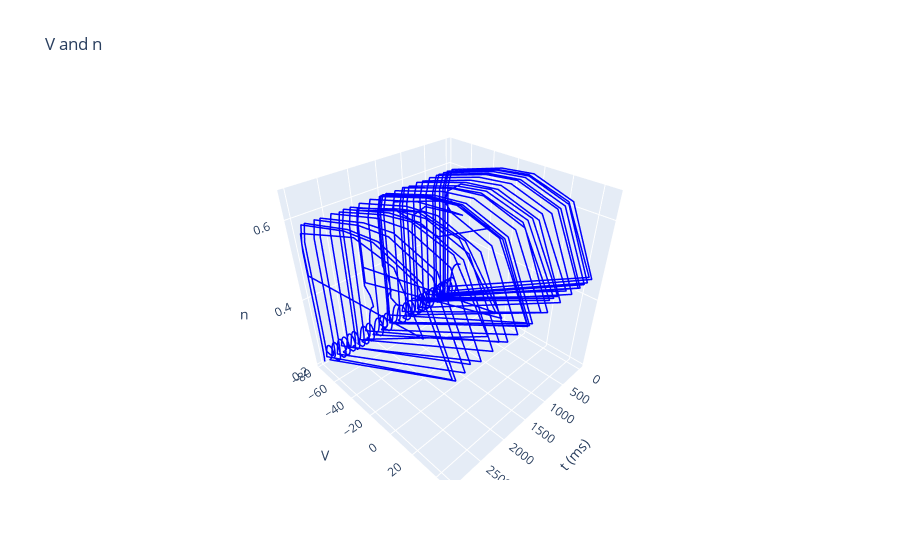
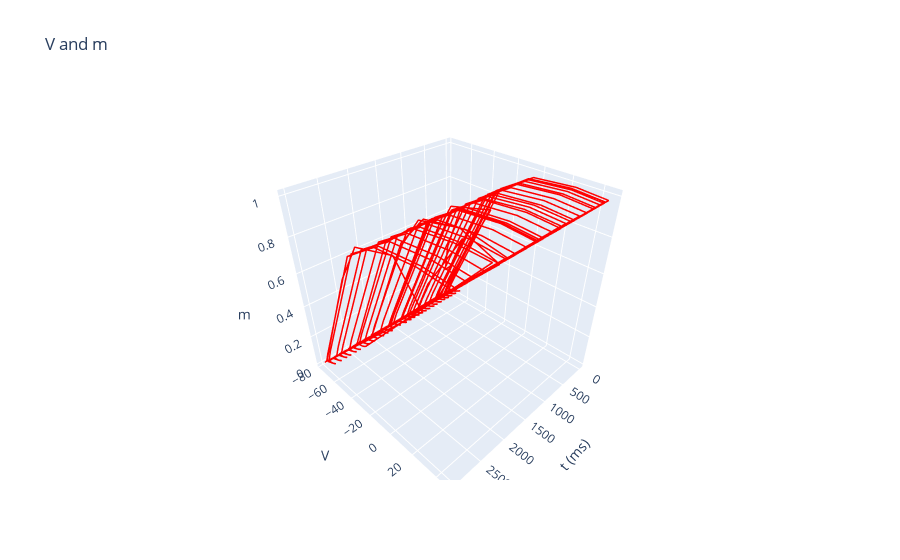
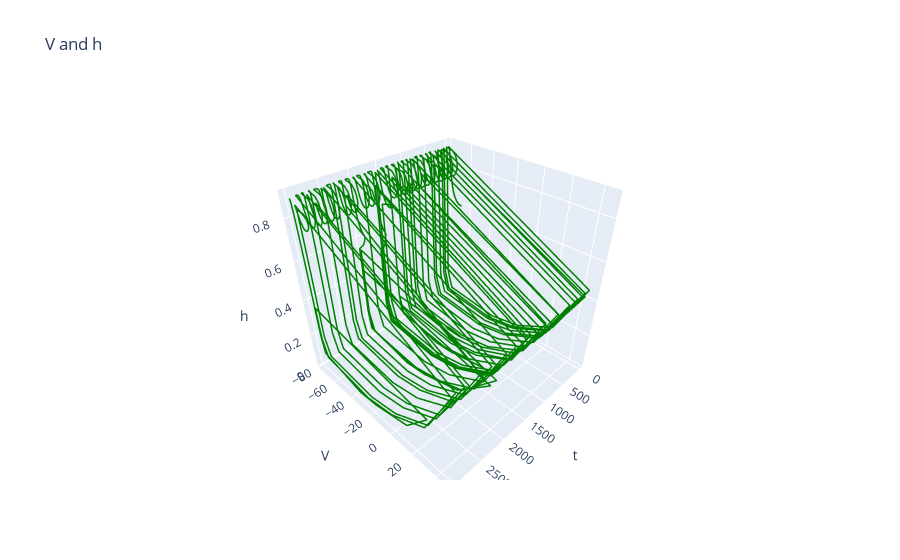

The code cell stored with these charts, in order, in its notebook:
### Code cell
model.plot_phases(0, 3000)

### Figure 1 — Plotly figure (JSON) as saved in the notebook; plotly's stock layout.template omitted (floating-point values rounded to 4 significant figures; data arrays with more than 128 entries replaced by an {"elided": "..."} marker saying what was removed)
{"data": [{"line": {"color": "blue", "width": 3}, "mode": "lines", "type": "scatter3d", "x": {"elided": "3000 int values"}, "y": {"elided": "3000 float values"}, "z": {"elided": "3000 float values"}}], "layout": {"scene": {"xaxis": {"title": {"text": "t (ms)"}}, "yaxis": {"title": {"text": "V"}}, "zaxis": {"title": {"text": "n"}}}, "title": {"text": "V and n"}}}

### Figure 2 — Plotly figure (JSON) as saved in the notebook; plotly's stock layout.template omitted (floating-point values rounded to 4 significant figures; data arrays with more than 128 entries replaced by an {"elided": "..."} marker saying what was removed)
{"data": [{"line": {"color": "red", "width": 3}, "mode": "lines", "type": "scatter3d", "x": {"elided": "3000 int values"}, "y": {"elided": "3000 float values"}, "z": {"elided": "3000 float values"}}], "layout": {"scene": {"xaxis": {"title": {"text": "t (ms)"}}, "yaxis": {"title": {"text": "V"}}, "zaxis": {"title": {"text": "m"}}}, "title": {"text": "V and m"}}}

### Figure 3 — Plotly figure (JSON) as saved in the notebook; plotly's stock layout.template omitted (floating-point values rounded to 4 significant figures; data arrays with more than 128 entries replaced by an {"elided": "..."} marker saying what was removed)
{"data": [{"line": {"color": "green", "width": 3}, "mode": "lines", "type": "scatter3d", "x": {"elided": "3000 int values"}, "y": {"elided": "3000 float values"}, "z": {"elided": "3000 float values"}}], "layout": {"scene": {"xaxis": {"title": {"text": "t"}}, "yaxis": {"title": {"text": "V"}}, "zaxis": {"title": {"text": "h"}}}, "title": {"text": "V and h"}}}
